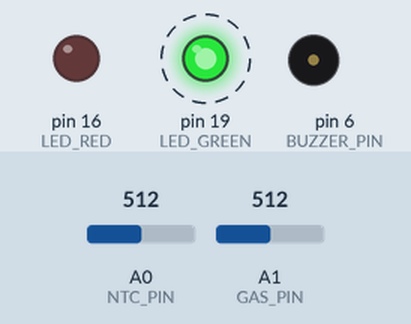
Bench run of a sketch on a simulated Arduino Uno, built with avr-gcc and run on an emulated ATmega328P. Parts: output pins drawn as LEDs (lit = HIGH), buzzer (waves = sounding, pin HIGH). Dashed ring = blinking. The test bench sets the inputs (shaded band); at power-on: A0 (NTC_PIN) = 512, A1 (GAS_PIN) = 512. What the sketch prints to the serial monitor is not drawn.

Above: at 0.4 s.
Timing chart, 0 to 3.2 s (numbered marks = the images above):
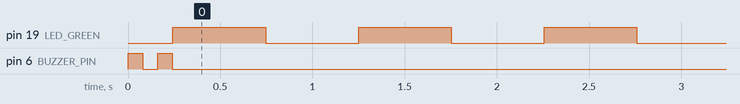

Measured:
- by itself, pin 19 (LED_GREEN): alternates HIGH for 0.50 s and LOW for 0.50 s

The sketch:

sentinelev_firmware.ino
```cpp
// ============================================================
//  SentinEL-V v2.0 — Upgraded Edge AI Firmware
//  Board : VSDSquadron ULTRA (THEJAS32 RISC-V)
//  Points: Adaptive Baseline (#2), Kalman Filter (#12), SoH (#1)
// ============================================================

#include <math.h>
#include <EEPROM.h>   // For SoH persistence across reboots

// ─── PINS ────────────────────────────────────────────────────
#define NTC_PIN      A0
#define GAS_PIN      A1
#define BUZZER_PIN   6
#define LED_GREEN    19
#define LED_RED      16
#define BTN_RESET    7   // Manual fault reset button

// ─── NTC CONSTANTS ───────────────────────────────────────────
const float BETA      = 3950.0;
const float R_FIXED   = 10000.0;
const float T0        = 298.15;   // 25°C in Kelvin
const float TEMP_REF  = 10000.0;  // NTC resistance at 25°C

// ─── EEPROM LAYOUT ───────────────────────────────────────────
// Addr 0-1 : uint16_t  stress_count  (thermal stress events)
// Addr 2   : uint8_t   soh_percent   (last known SoH %)
#define EEPROM_STRESS_ADDR   0
#define EEPROM_SOH_ADDR      2

// ─── KALMAN FILTER STATE ─────────────────────────────────────
struct Kalman {
  float x;   // State estimate
  float p;   // Estimate error covariance
  float q;   // Process noise covariance  (tune: lower = smoother)
  float r;   // Measurement noise covariance (tune: higher = smoother)
};

Kalman kf_temp = {25.0, 1.0, 0.01, 2.0};
Kalman kf_gas  = {263.0, 1.0, 0.05, 5.0};

float kalman_update(Kalman &kf, float measurement) {
  // Predict
  float p_pred = kf.p + kf.q;
  // Update
  float k = p_pred / (p_pred + kf.r);          // Kalman gain
  kf.x = kf.x + k * (measurement - kf.x);      // State update
  kf.p = (1.0 - k) * p_pred;                   // Covariance update
  return kf.x;
}

// ─── ADAPTIVE BASELINE ───────────────────────────────────────
#define BASELINE_SAMPLES 60   // 30 seconds at 2Hz = 60 samples
int    gas_samples[BASELINE_SAMPLES];
float  temp_samples[BASELINE_SAMPLES];
int    baseline_idx   = 0;
bool   baseline_ready = false;
float  gas_baseline   = 263.0;
float  temp_baseline  = 25.0;

void update_baseline(float temp, float gas) {
  if (baseline_ready) return;
  temp_samples[baseline_idx] = temp;
  gas_samples[baseline_idx]  = (int)gas;
  baseline_idx++;
  if (baseline_idx >= BASELINE_SAMPLES) {
    // Compute mean
    float tsum = 0, gsum = 0;
    for (int i = 0; i < BASELINE_SAMPLES; i++) {
      tsum += temp_samples[i];
      gsum += gas_samples[i];
    }
    temp_baseline = tsum / BASELINE_SAMPLES;
    gas_baseline  = gsum / BASELINE_SAMPLES;
    baseline_ready = true;
    Serial.print("BASELINE_SET,");
    Serial.print(temp_baseline); Serial.print(",");
    Serial.println(gas_baseline);
  }
}

// ─── TEMPERATURE HISTORY (for dT/dt) ─────────────────────────
#define HIST_LEN 10
float temp_history[HIST_LEN];
int   hist_ptr = 0;

void push_temp(float t) {
  temp_history[hist_ptr % HIST_LEN] = t;
  hist_ptr++;
}

float get_rate_of_rise() {
  if (hist_ptr < HIST_LEN) return 0.0;
  // Slope over last HIST_LEN samples (simple linear regression)
  float sx = 0, sy = 0, sxy = 0, sx2 = 0;
  for (int i = 0; i < HIST_LEN; i++) {
    float xi = i;
    float yi = temp_history[(hist_ptr - HIST_LEN + i) % HIST_LEN];
    sx  += xi; sy  += yi;
    sxy += xi * yi;
    sx2 += xi * xi;
  }
  float n = HIST_LEN;
  return (n * sxy - sx * sy) / (n * sx2 - sx * sx);  // slope = dT/dt
}

// ─── SOH TRACKING ────────────────────────────────────────────
uint16_t stress_count = 0;
uint8_t  soh_percent  = 100;

void load_soh() {
  EEPROM.get(EEPROM_STRESS_ADDR, stress_count);
  if (stress_count > 1000) stress_count = 0;  // Corruption guard
  soh_percent = max(0, 100 - (int)(stress_count / 5));
}

void record_stress_event() {
  stress_count++;
  soh_percent = max(0, 100 - (int)(stress_count / 5));
  EEPROM.put(EEPROM_STRESS_ADDR, stress_count);
  EEPROM.put(EEPROM_SOH_ADDR, soh_percent);
}

// ─── DECISION TREE CLASSIFIER ────────────────────────────────
// Pre-trained tree structure (exported from sklearn, see train_model.py)
// Feature vector: [rate_of_rise, gas_delta]
// Returns: 0=SAFE, 1=PRE-WARNING, 2=WARNING, 3=CRITICAL
int classify(float ror, float gas_delta, float temp) {
  // Node 0: gas_delta <= 80?
  if (gas_delta <= 80.0) {
    // Node 1: ror <= 0.4?
    if (ror <= 0.4) {
      // Node 2: temp <= 38?
      if (temp <= 38.0) return 0;  // SAFE
      else              return 1;  // PRE-WARNING (warm but stable)
    } else {
      // Node 3: ror <= 1.0?
      if (ror <= 1.0) return 1;    // PRE-WARNING
      else {
        if (temp > 40.0) return 3; // CRITICAL — fast rise at high temp
        else             return 2; // WARNING
      }
    }
  } else {
    // Gas elevated
    // Node 4: ror <= 0.6?
    if (ror <= 0.6) return 2;      // WARNING — gas but slow heat
    else            return 3;      // CRITICAL — gas + fast heat
  }
}

// ─── SAFETY LATCH ────────────────────────────────────────────
int  critical_ticks = 0;
bool fault_latched  = false;
#define DEBOUNCE_TICKS 4   // 4 × 500ms = 2s persistence

// ─── RISK SCORE ──────────────────────────────────────────────
int compute_risk(float ror, float gas_delta, float temp) {
  float score = 0;
  score += constrain(ror * 30.0, 0, 45);
  score += constrain(gas_delta * 0.2, 0, 30);
  score += constrain((temp - temp_baseline) * 3.0, 0, 25);
  return (int)constrain(score, 0, 100);
}

// ─── TIME-TO-FAILURE PREDICTION ──────────────────────────────
int predict_ttf(float ror, float current_temp) {
  if (ror <= 0.05) return -1;   // Not rising, no prediction
  float temp_to_critical = 60.0 - current_temp;
  if (temp_to_critical <= 0) return 0;
  // Each sample is 500ms, ror is per sample
  float samples_needed = temp_to_critical / ror;
  return (int)(samples_needed * 0.5);  // Convert to seconds
}

// ─── SETUP ───────────────────────────────────────────────────
void setup() {
  Serial.begin(115200);
  pinMode(BUZZER_PIN, OUTPUT);
  pinMode(LED_GREEN,  OUTPUT);
  pinMode(LED_RED,    OUTPUT);
  pinMode(BTN_RESET,  INPUT_PULLUP);

  load_soh();

  // Init Kalman states from first ADC read
  kf_temp.x = 25.0;
  kf_gas.x  = 263.0;

  // Power-on beep
  digitalWrite(BUZZER_PIN, HIGH); delay(80);
  digitalWrite(BUZZER_PIN, LOW);  delay(80);
  digitalWrite(BUZZER_PIN, HIGH); delay(80);
  digitalWrite(BUZZER_PIN, LOW);

  // Header for dashboard CSV parser
  Serial.println("HEADER,timestamp,temp,ror,gas_raw,class_id,state,risk_score,ttf_sec,soh_pct,baseline_ready");
}

// ─── MAIN LOOP ────────────────────────────────────────────────
void loop() {

  // ── 1. Read sensors ────────────────────────────────────────
  int raw_temp = analogRead(NTC_PIN);
  int raw_gas  = analogRead(GAS_PIN);

  // ── 2. NTC → °C conversion ─────────────────────────────────
  float current_temp = 25.0;
  if (raw_temp > 0 && raw_temp < 2047) {
    float vr    = (float)raw_temp / 2047.0;
    float r_ntc = R_FIXED * ((1.0 / vr) - 1.0);
    float t_k   = 1.0 / ((1.0 / T0) + (1.0 / BETA) * log(r_ntc / TEMP_REF));
    current_temp = t_k - 273.15;
  }

  // ── 3. Kalman Filter ───────────────────────────────────────
  float filt_temp = kalman_update(kf_temp, current_temp);
  float filt_gas  = kalman_update(kf_gas,  (float)raw_gas);

  // ── 4. Adaptive Baseline (first 30s) ───────────────────────
  update_baseline(filt_temp, filt_gas);

  // ── 5. Feature Extraction ──────────────────────────────────
  push_temp(filt_temp);
  float ror       = get_rate_of_rise();
  float gas_delta = filt_gas - gas_baseline;

  // ── 6. Decision Tree Classify ──────────────────────────────
  int class_id = 0;
  if (baseline_ready) {
    class_id = classify(ror, gas_delta, filt_temp);
  }
  String state_str = "SAFE";
  if      (class_id == 1) state_str = "PRE-WARNING";
  else if (class_id == 2) state_str = "WARNING";
  else if (class_id == 3) state_str = "CRITICAL";

  // ── 7. Risk Score & TTF ────────────────────────────────────
  int risk_score = compute_risk(ror, gas_delta, filt_temp);
  int ttf_sec    = predict_ttf(ror, filt_temp);

  // ── 8. Safety Latch ────────────────────────────────────────
  if (class_id == 3) {
    critical_ticks++;
    if (critical_ticks >= DEBOUNCE_TICKS) {
      if (!fault_latched) record_stress_event();  // Log to SoH
      fault_latched = true;
    }
  } else {
    critical_ticks = 0;
  }

  // Manual reset button
  if (fault_latched && digitalRead(BTN_RESET) == LOW) {
    fault_latched  = false;
    critical_ticks = 0;
  }

  // ── 9. Actuation ───────────────────────────────────────────
  if (fault_latched) {
    digitalWrite(LED_RED,   HIGH);
    digitalWrite(LED_GREEN, LOW);
    digitalWrite(BUZZER_PIN, HIGH);
  } else if (class_id >= 2) {
    digitalWrite(LED_RED,   HIGH);
    digitalWrite(LED_GREEN, HIGH);
    digitalWrite(BUZZER_PIN, LOW);
  } else if (class_id == 1) {
    digitalWrite(LED_RED,   HIGH);
    digitalWrite(LED_GREEN, LOW);
    digitalWrite(BUZZER_PIN, LOW);
  } else {
    // SAFE: heartbeat blink on green
    static bool hb = false;
    hb = !hb;
    digitalWrite(LED_GREEN, hb ? HIGH : LOW);
    digitalWrite(LED_RED,   LOW);
    digitalWrite(BUZZER_PIN, LOW);
  }

  // ── 10. UART Telemetry ─────────────────────────────────────
  // Format: DATA,timestamp,temp,ror,gas_raw,class_id,state,risk,ttf,soh,bl_ready
  Serial.print("DATA,");
  Serial.print(millis());       Serial.print(",");
  Serial.print(filt_temp, 2);   Serial.print(",");
  Serial.print(ror, 4);         Serial.print(",");
  Serial.print((int)filt_gas);  Serial.print(",");
  Serial.print(class_id);       Serial.print(",");
  Serial.print(state_str);      Serial.print(",");
  Serial.print(risk_score);     Serial.print(",");
  Serial.print(ttf_sec);        Serial.print(",");
  Serial.print(soh_percent);        Serial.print(",");
  Serial.println(baseline_ready ? 1 : 0);

  delay(500);  // 2 Hz
}
```
